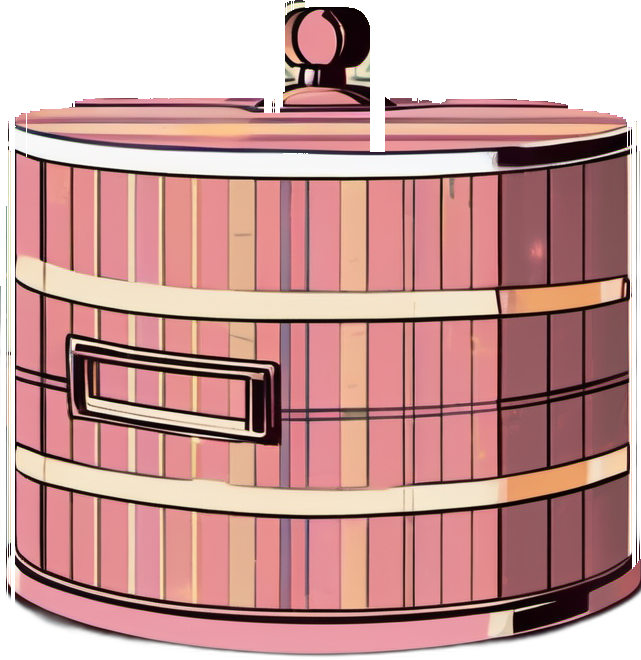
#> input picture assets/OBJ_hat_box.png, 641 x 660 px, found by its file name
$ python fix_hatbox2.py
#> lines starting #> are read from the running program, lines starting #| are printed output that depends on the picture; after the words box and inside, x2 and y2 are one past the last pixel; in counts of white or black regions, pixels touching at a corner belong together
import shutil
from pathlib import Path

import numpy as np
from PIL import Image
from scipy import ndimage

ASSETS = Path(r"C:\english-quest\assets")
VERS = ASSETS / "_versions"


def clean_small(arr, min_px=300):
    mask = arr[..., 3] > 0
    lab, n = ndimage.label(mask)
    sizes = np.bincount(lab.ravel())
    small = np.zeros(n + 1, dtype=bool)
    small[1:] = sizes[1:] < min_px
    arr[..., 3][small[lab]] = 0
    return arr


def border_component_mask(crit):
    lab, n = ndimage.label(crit)
    border_ids = set()
    for arr_idx in (lab[0], lab[-1], lab[:, 0], lab[:, -1]):
        border_ids.update(arr_idx[arr_idx > 0].tolist())
    out = np.zeros_like(crit)
    for bid in border_ids:
        out |= lab == bid
    return out


shutil.copyfile(VERS / "OBJ_hat_box_u2net.png", ASSETS / "OBJ_hat_box.png")

im = Image.open(ASSETS / "OBJ_hat_box.png").convert("RGBA")
#> im is the input picture: PIL image 641x660 RGBA; mean R, G, B, A 176.9, 130.2, 123, 203.9
a = np.array(im).astype(np.int16)
r, g, b = a[..., 0], a[..., 1], a[..., 2]
alpha = a[..., 3]

sky = (b - r > 30) & (r < 170) & (b > 135) & (alpha > 0)
#> sky: shape (660, 641) bool; every value is 0
cloud = (r - b > 20) & (r > 200) & (g > 190) & (alpha > 0)
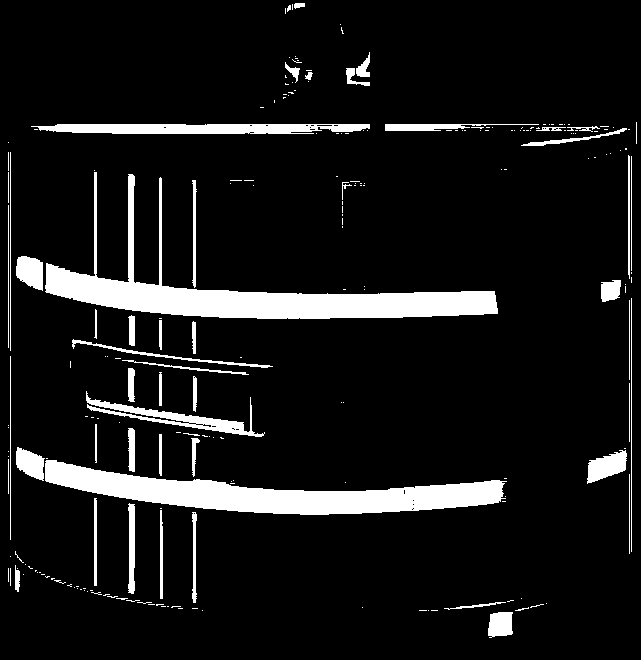
#> cloud: shape (660, 641) bool; 9.4% white; 228 white regions (175 under 20 px), largest, box (x1, y1, x2, y2) and area: (45, 172, 498, 319) 13035, (45, 460, 507, 515) 11074, (31, 124, 370, 134) 2874

rem_sky = border_component_mask(sky)
#> in border_component_mask, `lab, n = ndimage.label(crit)`: lab: shape (660, 641) int32; every value is 0
#> in border_component_mask, `lab, n = ndimage.label(crit)`: n = 0
#> the loop in border_component_mask, `for arr_idx in (lab[0], lab[-1], lab[:, 0], lab[:, -1]):` made 4 passes
#> after the loop in border_component_mask, `for arr_idx in (lab[0], lab[-1], lab[:, 0], lab[:, -1]):`: border_ids = 0 items
rem_cloud = border_component_mask(cloud)
#> in border_component_mask (call 2), `lab, n = ndimage.label(crit)`:
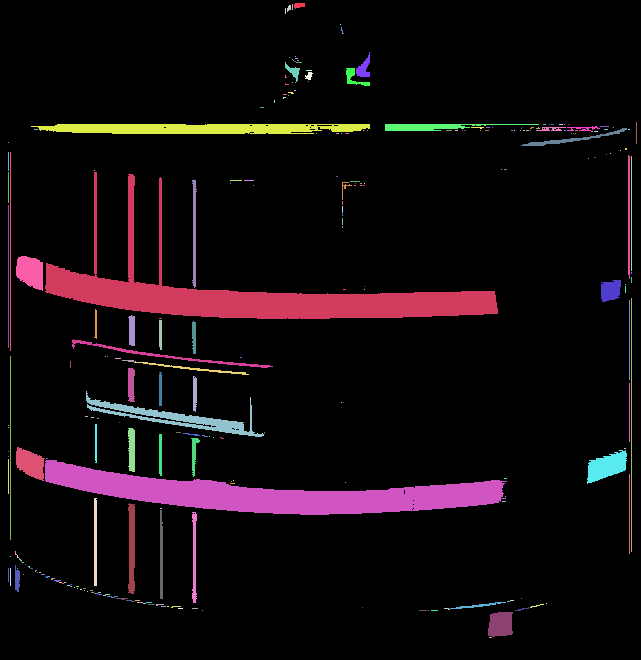
#> lab: shape (660, 641) int32; 257 distinct labels, from 0 to 256; one colour per label, 0 black
#> in border_component_mask (call 2), `lab, n = ndimage.label(crit)`: n = 256
#> the loop in border_component_mask (call 2), `for arr_idx in (lab[0], lab[-1], lab[:, 0], lab[:, -1]):` made 4 passes
a[..., 3][rem_sky] = 0
a[..., 3][rem_cloud] = 0
a = clean_small(a, 300)
#> in clean_small, `mask = arr[..., 3] > 0`:
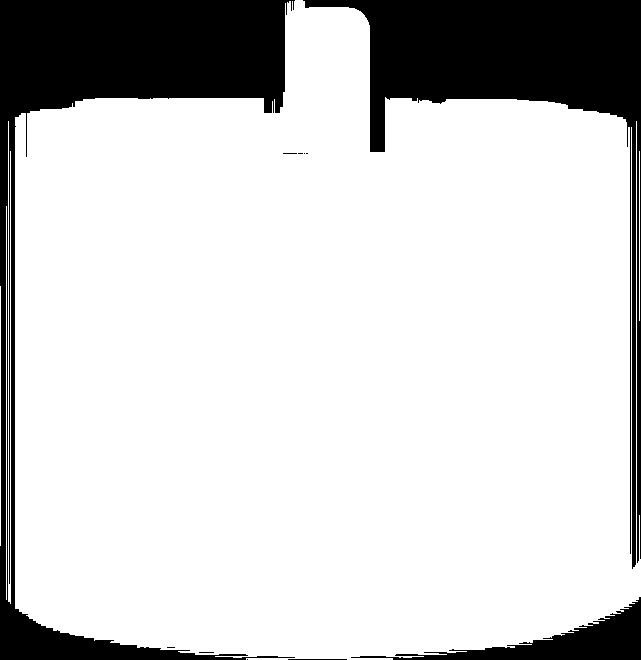
#> mask: shape (660, 641) bool; 81.4% white; 11 black regions (7 under 20 px), largest, box (x1, y1, x2, y2) and area: (0, 0, 295, 660) 40080, (303, 0, 641, 569) 33307, (351, 597, 641, 660) 5272, (288, 659, 347, 660) 59
#> in clean_small, `lab, n = ndimage.label(mask)`:
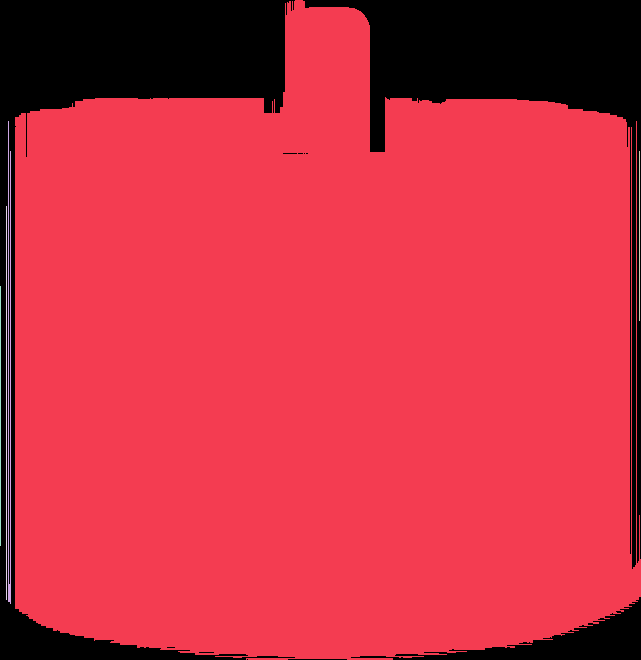
#> lab: shape (660, 641) int32; 6 distinct labels, from 0 to 5; one colour per label, 0 black
#> in clean_small, `lab, n = ndimage.label(mask)`: n = 5
#> in clean_small, `sizes = np.bincount(lab.ravel())`: sizes = [78764, 342520, 952, 170, 394, 260]

out = Image.fromarray(a.astype(np.uint8), "RGBA")
bbox = out.getchannel("A").getbbox()
#> bbox = (6, 0, 641, 660)
if bbox:
    out = out.crop(bbox)
#> out: PIL image 635x660 RGBA
out.save(ASSETS / "OBJ_hat_box.png")
print(f"OBJ_hat_box: sky={int(rem_sky.sum())}px cloud={int(rem_cloud.sum())}px -> {out.size}")
#| OBJ_hat_box: sky=0px cloud=0px -> (635, 660)

im2 = Image.open(ASSETS / "OBJ_broken_glass.png").convert("RGBA")
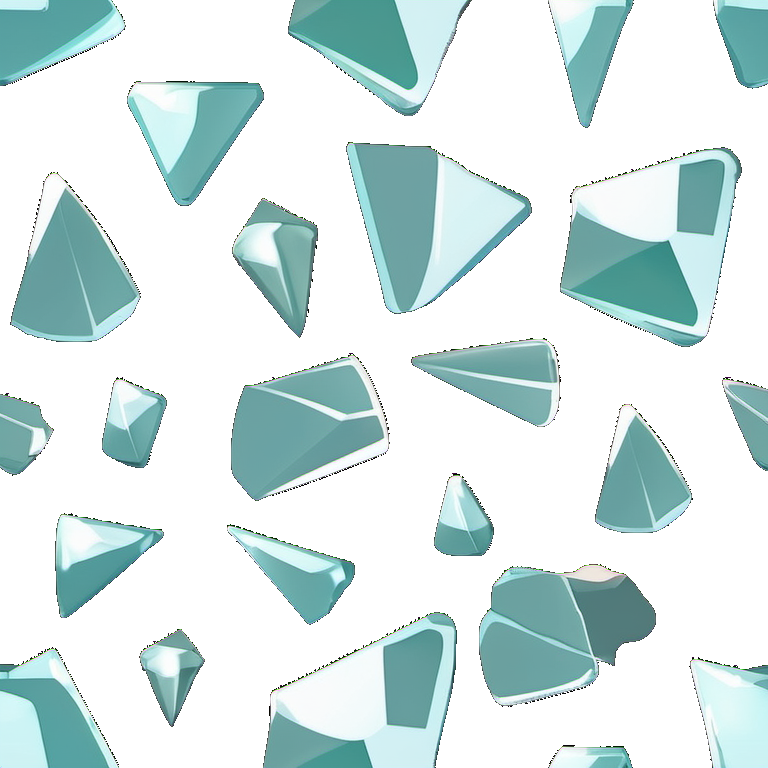
#> input picture assets/OBJ_broken_glass.png, 768 x 768 px, found by its file name
#> im2 is the input picture: PIL image 768x768 RGBA; mean R, G, B, A 77.1, 88.1, 86.6, 97.4
a2 = np.array(im2).astype(np.int16)
alpha2 = a2[..., 3]
#> alpha2: shape (768, 768) int16; 38.2% white; 24 white regions, largest, box (x1, y1, x2, y2) and area: (560, 147, 742, 347) 25471, (263, 612, 457, 768) 21525, (346, 142, 532, 314) 19388
maxc = a2[..., :3].max(axis=2)
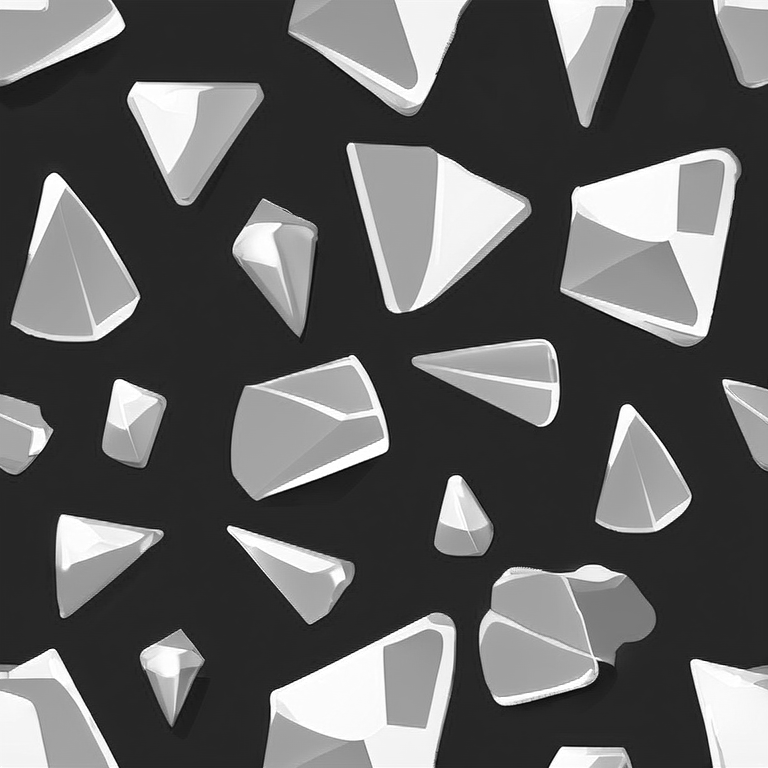
#> maxc: shape (768, 768) int16; min 0, max 255, mean 95.8
residue = (alpha2 > 0) & (alpha2 < 255) & (maxc < 120)
#> residue: shape (768, 768) bool; every value is 0
a2[..., 3][residue] = 0
a2 = clean_small(a2, 40)
#> call 2 of clean_small, with min_px = 40
#> in clean_small (call 2), `lab, n = ndimage.label(mask)`:
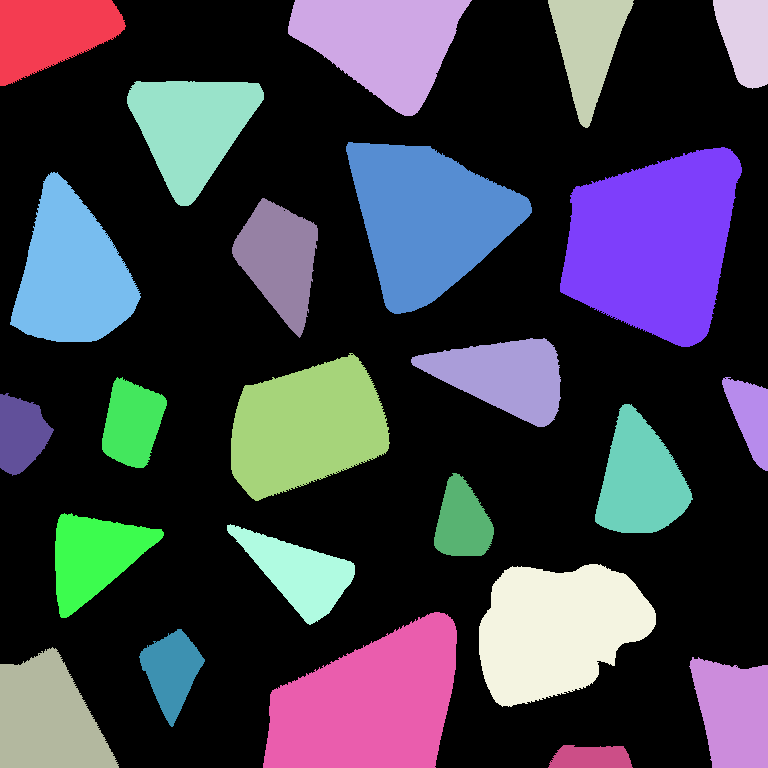
#> lab: shape (768, 768) int32; 25 distinct labels, from 0 to 24; one colour per label, 0 black
#> in clean_small (call 2), `lab, n = ndimage.label(mask)`: n = 24
#> in clean_small (call 2), `sizes = np.bincount(lab.ravel())`: sizes = 25 values, max 364467 at index 0, min 1627 at index 24, mean 23593
out2 = Image.fromarray(a2.astype(np.uint8), "RGBA")
bbox2 = out2.getchannel("A").getbbox()
#> bbox2 = (0, 0, 768, 768)
if bbox2:
    out2 = out2.crop(bbox2)
out2.save(ASSETS / "OBJ_broken_glass.png")
print(f"OBJ_broken_glass: residue={int(residue.sum())}px -> {out2.size}")
#| OBJ_broken_glass: residue=0px -> (768, 768)
